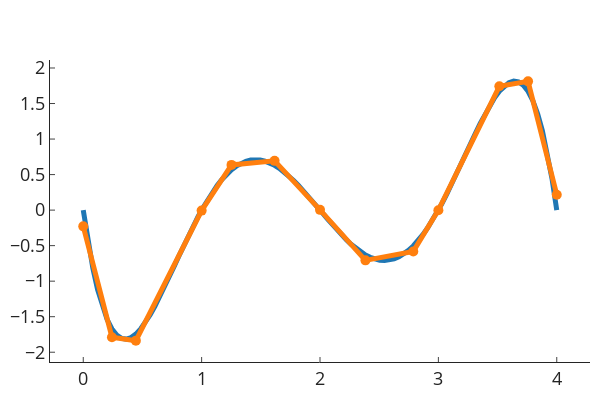

The notebook cell this image was saved under:
### Code cell
y_split_L2 = numpy.linalg.solve(build_mass_matrix(x_split).A, build_rhs(x_split))
plot([x, x_split], [y, y_split_L2], "split_L2.pdf")
